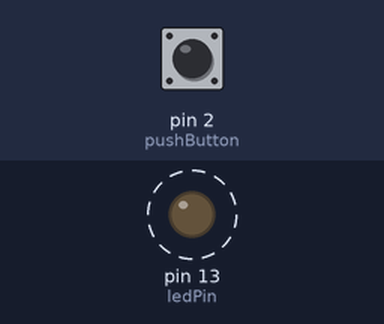
A sketch run on a simulated Arduino Uno, built with avr-gcc and run on an emulated ATmega328P. Parts: output pins drawn as LEDs (lit = HIGH). Dashed ring = blinking. Inputs (shaded band) come from the test bench; at power-on: pin 2 (pushButton) LOW. What the sketch prints to the serial monitor is not drawn.

Above: at 0.5 s.
Timing chart, 0 to 4.6 s (numbered marks = the images above):
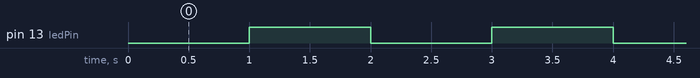

The sketch:

pbblink.ino
```cpp
/* The main goal of this program is that the LED will blink and when we press the PB,
the serial monitor will be giving an indication of either 0 or 1 depending if it is pressed or not. The theme is Non-blocking timing and input processing.  */

// constants won't change. Used here to set a pin number:
const int ledPin =  LED_BUILTIN;// the number of the LED pin
int pushButton = 2;

// Variables will change:
int ledState = LOW;             // ledState used to set the LED

// Generally, you should use "unsigned long" for variables that hold time
// The value will quickly become too large for an int to store
unsigned long previousMillis = 0;        // will store last time LED was updated

// constants won't change:
const long interval = 1000;           // interval at which to blink (milliseconds)

void setup() {
  // set the digital pin as output:
  pinMode(ledPin, OUTPUT);
Serial.begin(9600);
pinMode(2, INPUT);
}
void loop() {
  // here is where you'd put code that needs to be running all the time.
  // check to see if it's time to blink the LED; that is, if the difference
  // between the current time and last time you blinked the LED is bigger than
  // the interval at which you want to blink the LED.
  unsigned long currentMillis = millis();

  if (currentMillis - previousMillis >= interval) {
    // save the last time you blinked the LED
    previousMillis = currentMillis;

    // if the LED is off turn it on and vice-versa:
    if (ledState == LOW) {
      ledState = HIGH;
    } else {
      ledState = LOW;
    }
    // set the LED with the ledState of the variable:
    digitalWrite(ledPin, ledState);
   int buttonState = digitalRead(pushButton);
   Serial.println(buttonState);
  }
} 
```

Measured:
- by itself, pin 13 (ledPin): alternates HIGH for 1.0 s and LOW for 1.0 s
